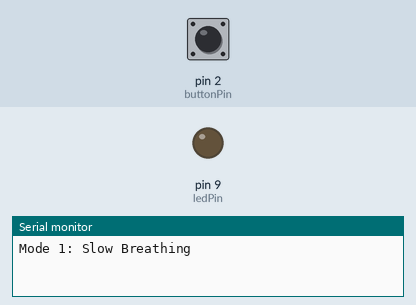
A sketch run on a simulated Arduino Uno, built with avr-gcc and run on an emulated ATmega328P. Parts: output pins drawn as LEDs (lit = HIGH), the last lines printed to the serial monitor. The test bench sets the inputs (shaded band); at power-on: pin 2 (buttonPin) HIGH.

Above: at 6.9 s.
7.0 s: pin 2 (buttonPin) pulled LOW for 3 s
At 9.55 s:
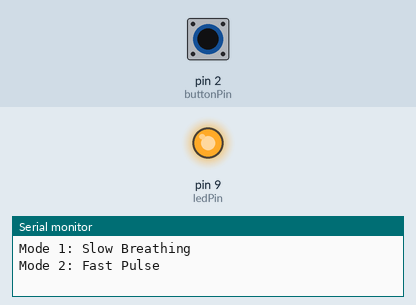
11.5 s: pin 2 (buttonPin) pulled LOW for 3 s
Timing chart, 0 to 22.0 s (numbered marks = the images above; inputs shaded):
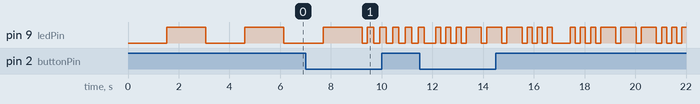

The sketch:

night_light.ino
```cpp
const int ledPin = 9;
const int buttonPin = 2;

int mode = 1;
bool lastButtonState = HIGH;

void setup() {
  pinMode(ledPin, OUTPUT);
  pinMode(buttonPin, INPUT_PULLUP);

  Serial.begin(9600);
  Serial.println("Mode 1: Slow Breathing");
}

void loop() {
  bool buttonState = digitalRead(buttonPin);

  if (buttonState == LOW && lastButtonState == HIGH) {
    mode++;
    if (mode > 3) mode = 1;

    if (mode == 1) Serial.println("Mode 1: Slow Breathing");
    if (mode == 2) Serial.println("Mode 2: Fast Pulse");
    if (mode == 3) Serial.println("Mode 3: SOS Pattern");

    delay(200);
  }

  lastButtonState = buttonState;

  if (mode == 1) slowBreathing();
  else if (mode == 2) fastPulse();
  else if (mode == 3) sosPattern();
}

void slowBreathing() {
  for (int i = 0; i <= 255; i++) {
    analogWrite(ledPin, i);
    delay(6);
  }

  for (int i = 255; i >= 0; i--) {
    analogWrite(ledPin, i);
    delay(6);
  }
}

void fastPulse() {
  analogWrite(ledPin, 255);
  delay(250);
  analogWrite(ledPin, 0);
  delay(250);
}

void sosPattern() {
  blinkShort();
  blinkShort();
  blinkShort();

  blinkLong();
  blinkLong();
  blinkLong();

  blinkShort();
  blinkShort();
  blinkShort();

  delay(500);
}

void blinkShort() {
  analogWrite(ledPin, 255);
  delay(200);
  analogWrite(ledPin, 0);
  delay(200);
}

void blinkLong() {
  analogWrite(ledPin, 255);
  delay(600);
  analogWrite(ledPin, 0);
  delay(200);
}
```
